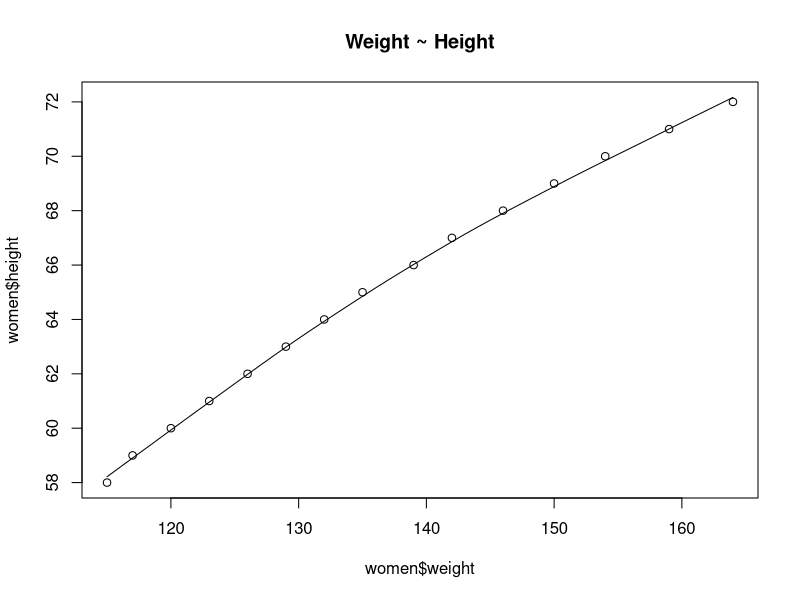
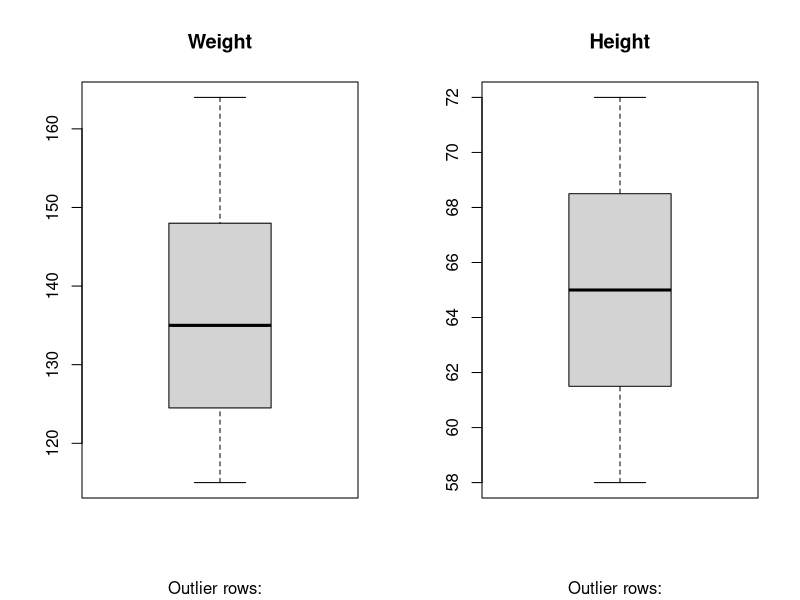

The R source for these figures, in order: (Note: this script raises an error after producing the figures.)
#dataset contains 15 observations with 2 variables
?women
View(women)
#scatter plot is drawn to visulaize any linear relationship between the explanatory and the response variable. 
#This is a scatter plot along with the smoothing line
scatter.smooth(x=women$weight, y=women$height, main="Weight ~ Height")  # scatterplot
#Boxplots are mainly used to check for outliers.
par(mfrow=c(1, 2))  # divide graph area in 2 columns
boxplot(women$weight, main="Weight", sub=paste("Outlier rows: ", boxplot.stats(women$weight)$out))  # box plot for 'speed'
boxplot(women$height, main="Height", sub=paste("Outlier rows: ", boxplot.stats(women$height)$out))  # box plot for 'distance'

#checking for croelation between the response and the explanatory variables 
cor(women$weight, women$height)
#Building a linear model. So far we have checked for outliers using box plot, and also checked for linearity using scatter plots and the smoothing line. 
#We also checked the corelation using the cor function
linearMod <- lm(height ~ weight, data=women)  # build linear regression model on full data
print(linearMod)
summary(linearMod)
#height =  25.723456  + 0.287249∗weight
## Create Training and Test data -

set.seed(100)  # setting seed to reproduce results of random sampling
trainingRowIndex <- sample(1:nrow(women), 0.8*nrow(women))  # row indices for training data
trainingData <- women[trainingRowIndex, ]  # model training data
testData  <- women[-trainingRowIndex, ] 

lmMod <- lm(height ~ weight, data=trainingData)  # build the model
distPred <- predict(lmMod, testData)  # predict height
summary (lmMod) 

actuals_preds <- data.frame(cbind(actuals=testData$height, predicteds=heightPred))  # make actuals_predicteds dataframe.
correlation_accuracy <- cor(actuals_preds)
correlation_accuracy
#head(actuals_preds)
#View(actuals_preds)